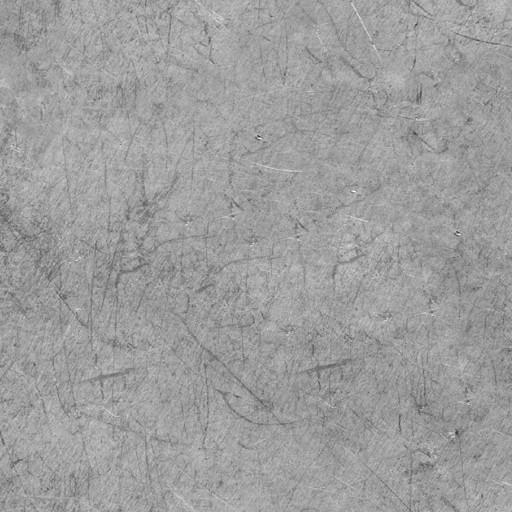
#> input picture Assets/Art/Models/DefendPlatforms/XQ6/ScratchedMetal2.jpeg, 512 x 512 px, given in place of ISDII_Hull_Material_HighContrast.png, which was not available
$ python generate_chimaera_weathering.py
#> lines starting #> are read from the running program, lines starting #| are printed output that depends on the picture
"""Generate the Chimaera bright-gold hull textures from the ISD II hull tiles.

Writes, per hull tile, a weathered albedo and a metallic/smoothness map (R = metallic,
A = smoothness, as Ship Lit expects) into Assets/Art/Textures/Models/EmpireShips/Chimaera/.
Patches are built from periodic noise, so they tile seamlessly like the source textures.

Usage: python Tools/Textures/generate_chimaera_weathering.py [--preview <png>]
"""
import argparse
import os

import numpy as np
from PIL import Image

SOURCE_DIR = "Assets/Art/Textures/Models/EmpireShips/ISDIIReplacement"
OUTPUT_DIR = "Assets/Art/Textures/Models/EmpireShips/Chimaera"

# Gold coverage per tile. Heavy on kitbash/trench, lighter on plating.
HEAVY = 0.40
MEDIUM = 0.32
LIGHT = 0.26
TILES = {
    "ISDII_Hull_Material_HighContrast": HEAVY,
    "ISDII_Hull_Kitbash_Pieces_ISD": HEAVY,
    "ISDII_Hull_Kitbash_Trench_ISD": HEAVY,
    "ISDII_Hull_Kitbash_Trench_ISD_Inset": MEDIUM,
    "ISDII_Empire_ISD_Bridge": MEDIUM,
    "ISDII_Hull_16": LIGHT,
    "ISDII_Hull_2_SD": LIGHT,
    "ISDII_Hull_Superstructure_Base": LIGHT,
    "ISDII_Empire_ISD_Superstructure_Base": LIGHT,
}

GOLD = np.array([0.96, 0.80, 0.46])
GOLD_DARK = np.array([0.46, 0.33, 0.13])

# Metallic (R) / smoothness (A) per surface; materials use _Metallic = _Smoothness = 1.
PLATE_METAL, PLATE_SMOOTH = 0.10, 0.25
GOLD_METAL, GOLD_SMOOTH = 0.65, 0.60  # bright gold highlights; below 1 so dark space reflections don't blacken it


def periodic_noise(rng, size, wavelength, aspect=(1.0, 1.0)):
    """Low-pass filtered white noise; periodic because the filter runs in the FFT domain."""
    white = rng.standard_normal((size, size))
    fy = np.fft.fftfreq(size)[:, None] * size * aspect[0]
    fx = np.fft.fftfreq(size)[None, :] * size * aspect[1]
    cutoff = size / wavelength
    spectrum = np.fft.fft2(white) * np.exp(-(fx * fx + fy * fy) / (2.0 * cutoff * cutoff))
    noise = np.real(np.fft.ifft2(spectrum))
    return (noise - noise.mean()) / (noise.std() + 1e-8)


def block_noise(rng, size, blocks):
    """Chunky rectangular noise (nearest upsample) so patches read as missing plates."""
    coarse = rng.random((blocks, blocks))
    return np.kron(coarse, np.ones((size // blocks, size // blocks)))


def coverage_mask(field, coverage, softness=0.04):
    threshold = np.quantile(field, 1.0 - coverage)
    return np.clip((field - threshold) / softness + 0.5, 0.0, 1.0)


def weather(name, gold_cov, seed):
#> called with name = 'ISDII_Hull_Material_HighContrast', gold_cov = 0.4, seed = 1
    src = Image.open(os.path.join(SOURCE_DIR, name + ".png")).convert("RGBA")
    rgba = np.asarray(src).astype(np.float64) / 255.0
    rgb, alpha = rgba[..., :3], rgba[..., 3]
#> alpha: shape (512, 512) float64; every value is 1
    size = rgb.shape[0]
#> size = 512
    rng = np.random.default_rng(seed)
    lum = rgb @ np.array([0.299, 0.587, 0.114])
    detail = np.clip((lum - lum.mean()) * 1.6 + 0.5, 0.0, 1.0)
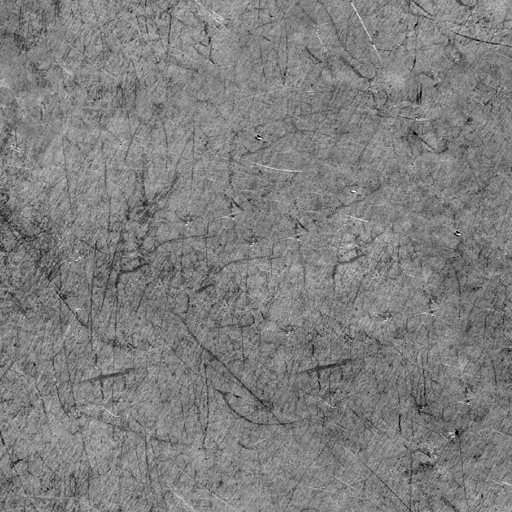
#> detail: shape (512, 512) float64; min 0, max 1, mean 0.5

    # Regions: most of the tile stays clean; weathering clusters where this is high.
    regions = periodic_noise(rng, size, size / 2.5)
    blobs = periodic_noise(rng, size, size / 7.0)
    chunks = block_noise(rng, size, 32)
    fine = periodic_noise(rng, size, size / 90.0)
#> call 3 of periodic_noise, with size = 512, wavelength = 5.69, aspect = (1, 1)
#> in periodic_noise (call 3), `spectrum = np.fft.fft2(white) * np.exp(-(fx * fx + fy * fy) / (2.0 * c..`:
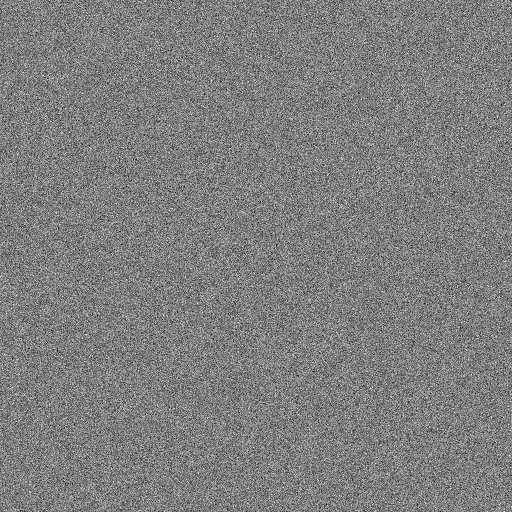
#> white: shape (512, 512) float64; min -4.73, max 4.75, mean 0.00174; drawn with min black and max white
    gold = coverage_mask(regions * 1.3 + blobs * 0.55 + (chunks - 0.5) * 1.4 + fine * 0.2, gold_cov)
#> in coverage_mask, `threshold = np.quantile(field, 1.0 - coverage)`:
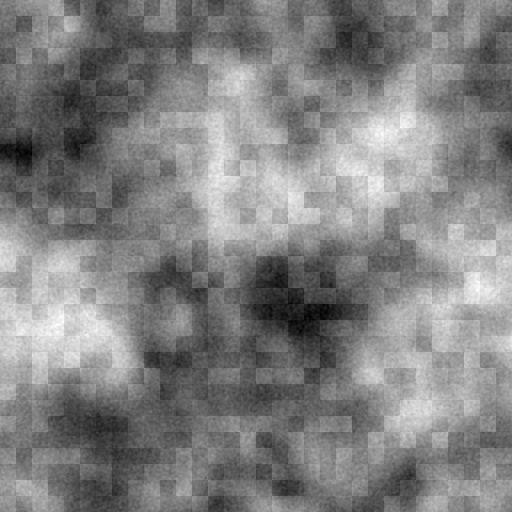
#> field: shape (512, 512) float64; min -4.32, max 4.19, mean -0.00102; drawn with min black and max white

    # Exposed gold structure: source detail plus chunky plate shading so flat tiles still read as greebles.
    plates = block_noise(rng, size, 64)
    shade = np.clip(detail * 0.7 + plates * 0.45 + fine * 0.08 - 0.05, 0.0, 1.0)
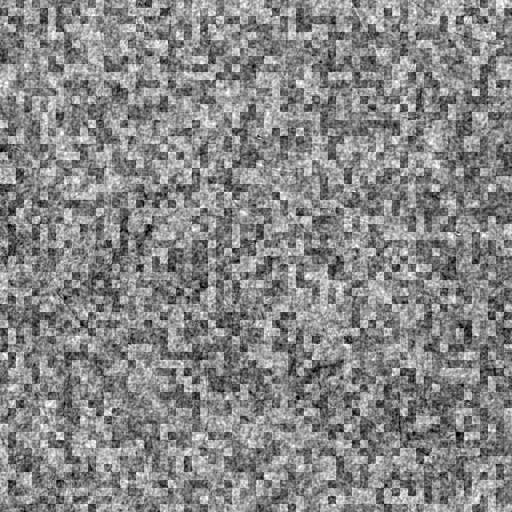
#> shade: shape (512, 512) float64; min 0, max 1, mean 0.53
    gold_rgb = GOLD_DARK + (GOLD - GOLD_DARK) * shade[..., None]
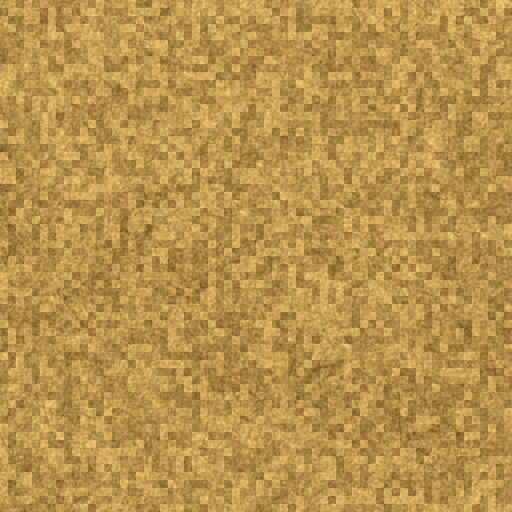
#> gold_rgb: shape (512, 512, 3) float64; mean of channels 0, 1, 2 0.725, 0.579, 0.305; drawn as R, G, B
    out = rgb * (1.0 - gold[..., None]) + gold_rgb * gold[..., None]
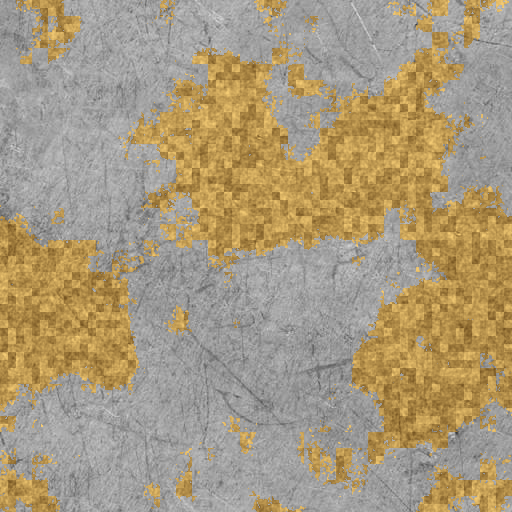
#> out: shape (512, 512, 3) float64; mean R, G, B 0.663, 0.605, 0.495

    metal = PLATE_METAL + (GOLD_METAL - PLATE_METAL) * gold
    smooth = PLATE_SMOOTH + (GOLD_SMOOTH - PLATE_SMOOTH) * gold
    zeros = np.zeros_like(metal)
    mask = np.stack([metal, zeros, zeros, smooth], axis=-1)

    albedo = np.concatenate([out, alpha[..., None]], axis=-1)
    return to_image(albedo), to_image(mask)


def to_image(values):
    return Image.fromarray((np.clip(values, 0.0, 1.0) * 255.0 + 0.5).astype(np.uint8), "RGBA")


def main():
    parser = argparse.ArgumentParser()
    parser.add_argument("--preview", help="Write a contact sheet of the albedo results here.")
    args = parser.parse_args()
    os.makedirs(OUTPUT_DIR, exist_ok=True)
    previews = []
    for seed, (name, gold_cov) in enumerate(TILES.items()):
        albedo, mask = weather(name, gold_cov, seed + 1)
#> in to_image (call 2), `return Image.fromarray((np.clip(values, 0.0, 1.0) * 255.0 + 0.5).astyp..`:
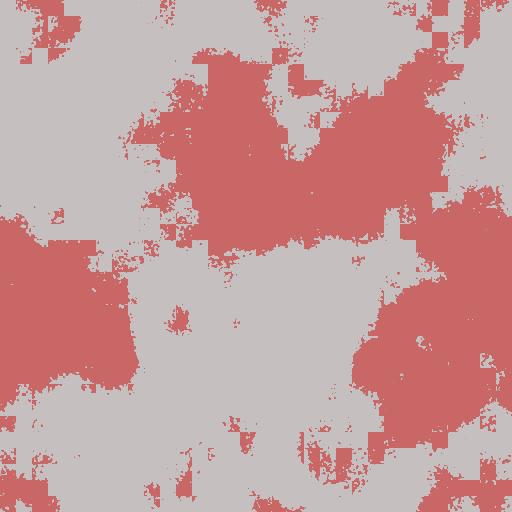
#> returned value: PIL image 512x512 RGBA; mean R, G, B, A 82, 0, 0, 99.6; transparent parts drawn white
        out_name = name.replace("ISDII_", "Chimaera_")
        albedo.save(os.path.join(OUTPUT_DIR, out_name + ".png"))
        mask.save(os.path.join(OUTPUT_DIR, out_name + "_MetallicSmoothness.png"))
        previews.append(albedo.convert("RGB").resize((256, 256)))
        print("wrote", out_name)
    if args.preview:
        sheet = Image.new("RGB", (256 * 5, 256 * 2))
        for i, image in enumerate(previews):
            sheet.paste(image, ((i % 5) * 256, (i // 5) * 256))
        sheet.save(args.preview)


if __name__ == "__main__":
#> (the run stopped early here; a loop or call above may not have finished)
